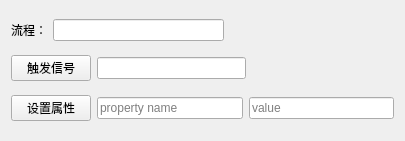
<?xml version="1.0" encoding="UTF-8"?>
<ui version="4.0">
 <class>FlowTest</class>
 <widget class="QWidget" name="FlowTest">
  <property name="geometry">
   <rect>
    <x>0</x>
    <y>0</y>
    <width>405</width>
    <height>141</height>
   </rect>
  </property>
  <property name="windowTitle">
   <string>Form</string>
  </property>
  <layout class="QVBoxLayout" name="verticalLayout">
   <item>
    <layout class="QHBoxLayout" name="horizontalLayout">
     <item>
      <widget class="QLabel" name="label">
       <property name="text">
        <string>流程：</string>
       </property>
      </widget>
     </item>
     <item>
      <widget class="QLineEdit" name="input_flow_name"/>
     </item>
     <item>
      <spacer name="horizontalSpacer">
       <property name="orientation">
        <enum>Qt::Horizontal</enum>
       </property>
       <property name="sizeHint" stdset="0">
        <size>
         <width>163</width>
         <height>20</height>
        </size>
       </property>
      </spacer>
     </item>
    </layout>
   </item>
   <item>
    <layout class="QHBoxLayout" name="horizontalLayout_2">
     <item>
      <widget class="QPushButton" name="btn_event_trigger">
       <property name="text">
        <string>触发信号</string>
       </property>
      </widget>
     </item>
     <item>
      <widget class="QLineEdit" name="input_event_name"/>
     </item>
     <item>
      <spacer name="horizontalSpacer_2">
       <property name="orientation">
        <enum>Qt::Horizontal</enum>
       </property>
       <property name="sizeHint" stdset="0">
        <size>
         <width>40</width>
         <height>20</height>
        </size>
       </property>
      </spacer>
     </item>
    </layout>
   </item>
   <item>
    <layout class="QHBoxLayout" name="horizontalLayout_3">
     <item>
      <widget class="QPushButton" name="btn_set_prop">
       <property name="text">
        <string>设置属性</string>
       </property>
      </widget>
     </item>
     <item>
      <widget class="QLineEdit" name="input_prop_name">
       <property name="placeholderText">
        <string>property name</string>
       </property>
      </widget>
     </item>
     <item>
      <widget class="QLineEdit" name="input_prop_value">
       <property name="placeholderText">
        <string>value</string>
       </property>
      </widget>
     </item>
    </layout>
   </item>
  </layout>
 </widget>
 <resources/>
 <connections/>
</ui>
